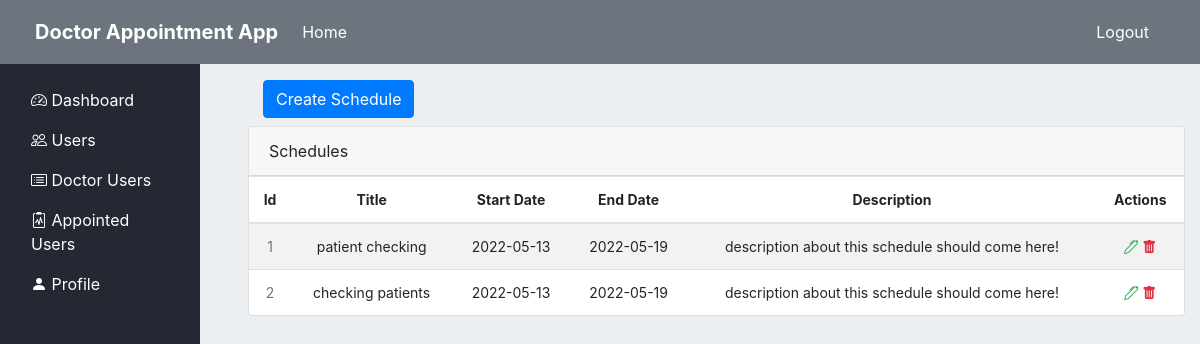
The app's page /admin/doctors/schedules/details/2 (signed in), older data.
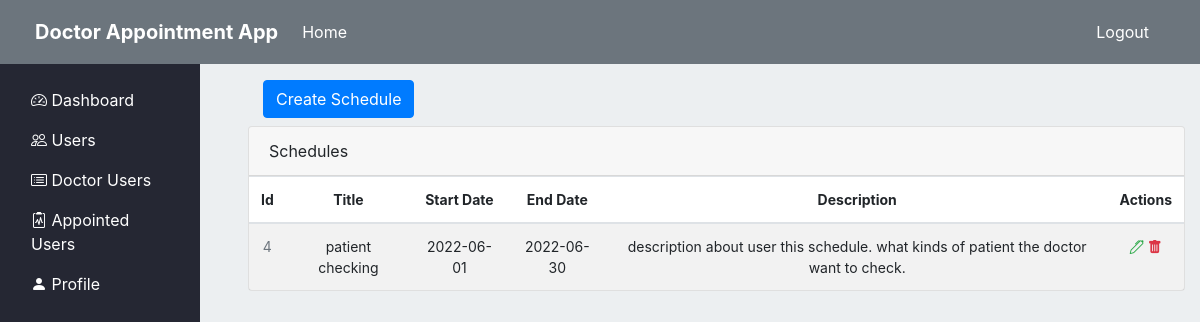
The same page, newer data.
### appointment/Models/ScheduleModel.py (models this page shows, shortened)
class Schedule(db.Model):
    __tablename__='Schedule'
    id = db.Column(db.Integer, primary_key=True)
    name = db.Column(db.String(100), nullable=False)
    doctor_id = db.Column(db.Integer, db.ForeignKey('user.id'))
    start_date = db.Column(db.Date(), default = datetime.now().date())
    end_date = db.Column(db.Date(), default = datetime.now().date())
    description = db.Column(db.Text())
    appointment = db.relationship('Appointment', backref='Schedule', lazy=True)

### appointment/routes.py (the view)
@app.route("/admin/doctors/schedules/details/<int:id>", methods=('GET', 'POST'))
@login_required
@admin_required
def get_and_create_doctor_schedule(id):
    return admin_create_doctor_schedule(id)

### appointment/Models/UserModel.py (called while the page is built)
@login_manager.user_loader
def load_user(user_id):
    return User.query.get(int(user_id))

### appointment/privilege.py (called while the page is built)
def admin_required(f):
    @wraps(f)
    def wrap(*args, **kwargs):
        if current_user and current_user.role == 1:
            return f(*args, **kwargs)
        flash("Ooops login or your privilege is not satisfied", "info")
        return redirect(url_for('home'))
    return wrap

### appointment/view.py (called while the page is built, shortened)
def admin_create_doctor_schedule(id):
    doctor = User.query.filter_by(id=id).first()
    form = CreateSchedule()
    return render_template("adminPanel/doctor_schedule_list.html", schedules=doctor.schedule, form=form)

### appointment/templates/adminPanel/doctor_schedule_list.html (shortened to what this page needs)
{% extends "index.html" %}
{% block section %}
<div style="z-index: 1000;">
    <div class="col-lg-12 mb-2">
        <button type="button" class="btn btn-primary" data-toggle="modal" data-target="#exampleModal">
            Create Schedule
        </button>
    </div>
    <div class="row">
        <div class="col-lg-12">
            <div class="main-card mb-3 card">
                <div class="card-header">Schedules </div>
                <div class="table-responsive">
                    <table class="align-middle mb-0 table table-borderless table-striped table-hover">
                        <thead>
                            <tr class="app-normal-font">
                                <th class="text-center">Id</th>
                                <th class="text-center">Title</th>
                                <th class="text-center">Start Date</th>
                                <th class="text-center">End Date</th>
                                <th class="text-center">Description</th>
                                <th class="text-center">Actions</th>
                            </tr>
                        </thead>
                        <tbody>
                            {% for schedule in schedules %}
                                <tr class="app-normal-font p-0">
                                    <td class="text-center text-muted">{{ schedule.id }}</td>
                                    <td class="text-center">{{ schedule.name }}</td>
                                    <td class="text-center">
                                        <div class="widget-content p-0">
                                            {{schedule.start_date}}
                                        </div>
                                    </td>
                                    <td class="text-center">{{schedule.end_date}}</td>
                                    <td class="text-center">{{ schedule.description }}</td>
                                    <td class="text-center">
                                        <a href="{{ url_for('admin_edit_doctor_schedule', id= schedule.id) }}" class=" text-success">
                                            <i class="bi bi-pen"></i>
                                        </a>
                                        <a href="{{url_for('DeleteDoctorSchedule',id=schedule.id)}}" class="text-danger"  onclick="confirmation(event)">
                                            <i class="bi bi-trash-fill"></i>
                                        </a>
                                    </td>
                                </tr>
                            {% endfor %}
                        </tbody>
                    </table>
                </div>
            </div>
        </div>
    </div>
</div>
{% endblock %}

Row changes from the older to the newer data that the page shows:
removed Schedule: id "1", name "patient checking", start_date "2022-05-13", end_date "2022-05-19", description "description about this schedule should come here!"
removed Schedule: id "2", name "checking patients", start_date "2022-05-13", end_date "2022-05-19", description "description about this schedule should come here!"
now on this page (row edited): Schedule: id "4", name "patient checking", start_date "2022-06-01", end_date "2022-06-30", description "description about user this schedule. what kinds of patient the doctor want to check."
